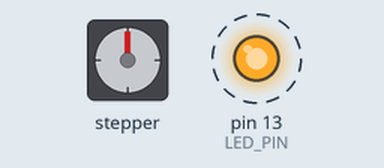
Bench run of a sketch on a simulated Arduino Mega 2560, built with avr-gcc and run on an emulated ATmega2560. Shown: stepper motor, output pins drawn as LEDs (lit = HIGH). Wiring (inferred from the names in the program): stepper motor driver (200 steps per turn assumed): step pin 54; direction pin 55; enable pin 38. Dashed ring = blinking. Pins used as bus, display or sensor lines are not drawn.

Above: at 0.05 s.
At 2.25 s:
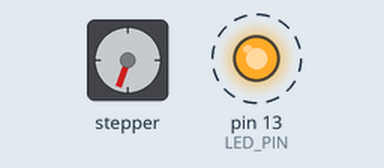
At 4.45 s:
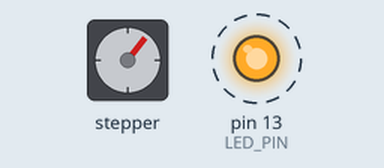
At 9.45 s:
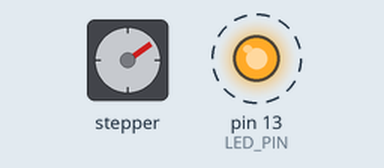
Timing chart, 0 to 13.0 s (numbered marks = the images above):
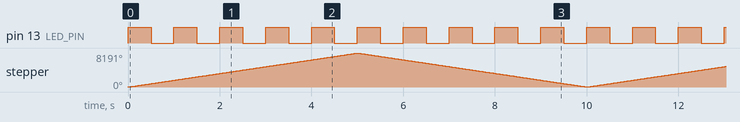

The sketch:

1motor.ino
```cpp
// (licence header left out)
/* A small script to test if Arduino MEGA and RAMPS 1.4 have been setup
 * properly with one stepper motor (X axis on the RAMPS).
 *
 * This is heavily based on the snippet of code provided here:
 *
 *      https://reprap.org/wiki/RAMPS_1.4#RAMPS_1.4_test_code
 */

#define X_STEP_PIN         54
#define X_DIR_PIN          55
#define X_ENABLE_PIN       38
#define X_MIN_PIN           3
#define X_MAX_PIN           2

/* #define Y_STEP_PIN         60 */
/* #define Y_DIR_PIN          61 */
/* #define Y_ENABLE_PIN       56 */
/* #define Y_MIN_PIN          14 */
/* #define Y_MAX_PIN          15 */

/* #define Z_STEP_PIN         46 */
/* #define Z_DIR_PIN          48 */
/* #define Z_ENABLE_PIN       62 */
/* #define Z_MIN_PIN          18 */
/* #define Z_MAX_PIN          19 */

/* #define E_STEP_PIN         26 */
/* #define E_DIR_PIN          28 */
/* #define E_ENABLE_PIN       24 */

/* #define Q_STEP_PIN         36 */
/* #define Q_DIR_PIN          34 */
/* #define Q_ENABLE_PIN       30 */

/* #define SDPOWER            -1 */
/* #define SDSS               53 */
#define LED_PIN            13

/* #define FAN_PIN            9 */

/* #define PS_ON_PIN          12 */
/* #define KILL_PIN           -1 */

/* #define HEATER_0_PIN       10 */
/* #define HEATER_1_PIN       8 */
/* #define TEMP_0_PIN         13   // ANALOG NUMBERING */
/* #define TEMP_1_PIN         14   // ANALOG NUMBERING */

void setup() {
  /* pinMode(FAN_PIN , OUTPUT); */
  /* pinMode(HEATER_0_PIN , OUTPUT); */
  /* pinMode(HEATER_1_PIN , OUTPUT); */
  pinMode(LED_PIN, OUTPUT);

  pinMode(X_STEP_PIN, OUTPUT);
  pinMode(X_DIR_PIN, OUTPUT);
  pinMode(X_ENABLE_PIN, OUTPUT);

  /* pinMode(Y_STEP_PIN, OUTPUT); */
  /* pinMode(Y_DIR_PIN, OUTPUT); */
  /* pinMode(Y_ENABLE_PIN, OUTPUT); */

  /* pinMode(Z_STEP_PIN, OUTPUT); */
  /* pinMode(Z_DIR_PIN, OUTPUT); */
  /* pinMode(Z_ENABLE_PIN, OUTPUT); */

  /* pinMode(E_STEP_PIN, OUTPUT); */
  /* pinMode(E_DIR_PIN, OUTPUT); */
  /* pinMode(E_ENABLE_PIN, OUTPUT); */

  /* pinMode(Q_STEP_PIN, OUTPUT); */
  /* pinMode(Q_DIR_PIN, OUTPUT); */
  /* pinMode(Q_ENABLE_PIN, OUTPUT); */

   digitalWrite(X_ENABLE_PIN, LOW);
   /* digitalWrite(Y_ENABLE_PIN, LOW); */
   /* digitalWrite(Z_ENABLE_PIN, LOW); */
   /* digitalWrite(E_ENABLE_PIN, LOW); */
   /* digitalWrite(Q_ENABLE_PIN, LOW); */
}

void loop () {

  if (millis() % 1000 < 500)
    digitalWrite(LED_PIN, HIGH);
  else
    digitalWrite(LED_PIN, LOW);

  if (millis() % 10000 < 5000) {
    digitalWrite(X_DIR_PIN, HIGH);
    /* digitalWrite(Y_DIR_PIN, HIGH); */
    /* digitalWrite(Z_DIR_PIN, HIGH); */
    /* digitalWrite(E_DIR_PIN, HIGH); */
    /* digitalWrite(Q_DIR_PIN, HIGH); */
  } else {
    digitalWrite(X_DIR_PIN, LOW);
    /* digitalWrite(Y_DIR_PIN, LOW); */
    /* digitalWrite(Z_DIR_PIN, LOW); */
    /* digitalWrite(E_DIR_PIN, LOW); */
    /* digitalWrite(Q_DIR_PIN, LOW); */
  }

  digitalWrite(X_STEP_PIN, HIGH);
  /* digitalWrite(Y_STEP_PIN, HIGH); */
  /* digitalWrite(Z_STEP_PIN, HIGH); */
  /* digitalWrite(E_STEP_PIN, HIGH); */
  /* digitalWrite(Q_STEP_PIN, HIGH); */

  delay(1);

  digitalWrite(X_STEP_PIN, LOW);
  /* digitalWrite(Y_STEP_PIN, LOW); */
  /* digitalWrite(Z_STEP_PIN, LOW); */
  /* digitalWrite(E_STEP_PIN, LOW); */
  /* digitalWrite(Q_STEP_PIN, LOW); */
}
```

Measured:
- by itself, pin 13 (LED_PIN): alternates HIGH for 0.50 s and LOW for 0.50 s
- by itself, stepper: turns 8173° clockwise in 5.0 s, then 8157° counter-clockwise in 5.0 s, repeating every 10.0 s
